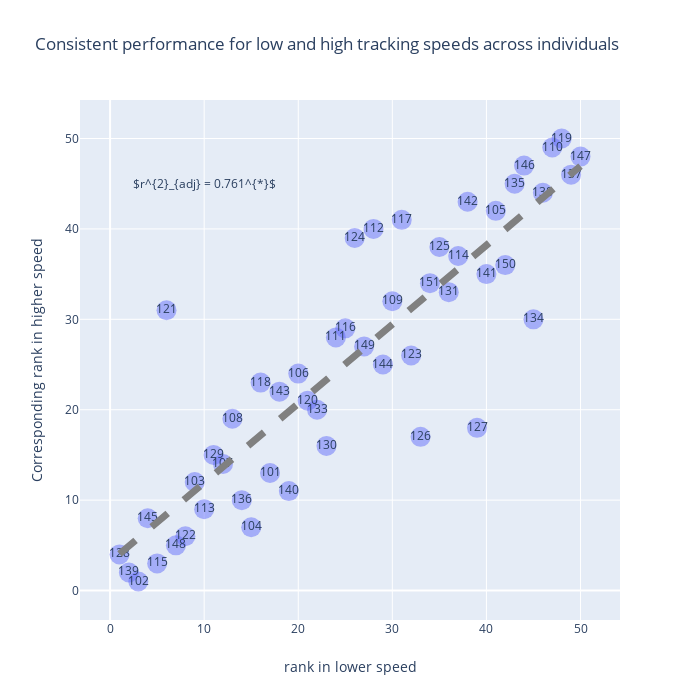

The notebook cell this image was saved under:
### Code cell
odd_set = [5.0, 6.26]
even_set = [1.57,3.13]
sub_id = individual_ranking['subject_Num'].to_numpy()

even_load_data = behavior_data.filter_by(even_set,'speed (deg/sec)')
individual_even_load_data = even_load_data.groupby('subject_Num',operations = {'avg_accuracy':agg.MEAN('accuracy')})
individual_even_load_data = individual_even_load_data.sort('avg_accuracy',ascending=False)
individual_even_load_data['rank_within'] = np.arange(1,len(individual_even_load_data)+1)
individual_even_load_data = individual_even_load_data.sort('subject_Num')

odd_load_data = behavior_data.filter_by(odd_set,'speed (deg/sec)')
individual_odd_load_data = odd_load_data.groupby('subject_Num',operations = {'avg_accuracy':agg.MEAN('accuracy')})
individual_odd_load_data = individual_odd_load_data.sort('avg_accuracy',ascending=False)
individual_odd_load_data['rank_within'] = np.arange(1,len(individual_odd_load_data)+1)
individual_odd_load_data = individual_odd_load_data.sort('subject_Num')

hsb = individual_odd_load_data
hsb['rank_within_even'] = individual_even_load_data['rank_within']
hsb2 = hsb.to_dataframe()

mod = ols("rank_within ~ rank_within_even", data=hsb2)
res = mod.fit()
print(res.rsquared_adj)

sec2_trace = go.Scatter(x = individual_even_load_data['rank_within'].to_numpy(),
                       y = individual_odd_load_data['rank_within'].to_numpy(),
                       mode='markers+text', marker = dict(size = 20, opacity = 0.5),
                       text = individual_even_load_data['subject_Num'].to_numpy(),
                       showlegend=False)

sec2_trace_fit = go.Scatter(x = np.linspace(individual_even_load_data['rank_within'].min(),individual_even_load_data['rank_within'].max(),100),
                   y = np.linspace(individual_even_load_data['rank_within'].min(),individual_even_load_data['rank_within'].max(),100)*res.params[1] + res.params[0],
                    mode='lines',
                  line = dict(width = 7, color='gray', dash = 'dash'),
                    name = '$r^{2}_{partial} = 0.761$',
                   showlegend=False)


layout = go.Layout(title = '',
                  xaxis = dict(title = 'rank in lower speed'),
                  yaxis = dict(title = 'Corresponding rank in higher speed'))

fig = go.Figure(data = [sec2_trace, sec2_trace_fit], layout = layout)
fig['layout']['annotations']= [dict(x=10,y=45,xref='x',yref='y',text='$r^{2}_{adj} = 0.761^{*}$', showarrow=False)]
fig['layout'].update(width = 700, height = 700,title=('Consistent performance for low and high tracking speeds across individuals'))
iplot(fig, filename='split half correlations across target speed')

### Figure 1 — Plotly figure (JSON) as saved in the notebook; plotly's stock layout.template omitted (floating-point values rounded to 4 significant figures)
{"data": [{"marker": {"opacity": 0.5, "size": 20}, "mode": "markers+text", "showlegend": false, "text": [101, 102, 103, 104, 105, 106, 107, 108, 109, 110, 111, 112, 113, 114, 115, 116, 117, 118, 119, 120, 121, 122, 123, 124, 125, 126, 127, 128, 129, 130, 131, 133, 134, 135, 136, 137, 138, 139, 140, 141, 142, 143, 144, 145, 146, 147, 148, 149, 150, 151], "type": "scatter", "x": [17, 3, 9, 15, 41, 20, 12, 13, 30, 47, 24, 28, 10, 37, 5, 25, 31, 16, 48, 21, 6, 8, 32, 26, 35, 33, 39, 1, 11, 23, 36, 22, 45, 43, 14, 49, 46, 2, 19, 40, 38, 18, 29, 4, 44, 50, 7, 27, 42, 34], "y": [13, 1, 12, 7, 42, 24, 14, 19, 32, 49, 28, 40, 9, 37, 3, 29, 41, 23, 50, 21, 31, 6, 26, 39, 38, 17, 18, 4, 15, 16, 33, 20, 30, 45, 10, 46, 44, 2, 11, 35, 43, 22, 25, 8, 47, 48, 5, 27, 36, 34]}, {"line": {"color": "gray", "dash": "dash", "width": 7}, "mode": "lines", "name": "$r^{2}_{partial} = 0.761$", "showlegend": false, "type": "scatter", "x": [1, 1.495, 1.99, 2.485, 2.98, 3.475, 3.97, 4.465, 4.96, 5.455, 5.949, 6.444, 6.939, 7.434, 7.929, 8.424, 8.919, 9.414, 9.909, 10.4, 10.9, 11.39, 11.89, 12.38, 12.88, 13.37, 13.87, 14.36, 14.86, 15.35, 15.85, 16.34, 16.84, 17.33, 17.83, 18.32, 18.82, 19.31, 19.81, 20.3, 20.8, 21.29, 21.79, 22.28, 22.78, 23.27, 23.77, 24.26, 24.76, 25.25, 25.75, 26.24, 26.74, 27.23, 27.73, 28.22, 28.72, 29.21, 29.71, 30.2, 30.7, 31.19, 31.69, 32.18, 32.68, 33.17, 33.67, 34.16, 34.66, 35.15, 35.65, 36.14, 36.64, 37.13, 37.63, 38.12, 38.62, 39.11, 39.61, 40.1, 40.6, 41.09, 41.59, 42.08, 42.58, 43.07, 43.57, 44.06, 44.56, 45.05, 45.55, 46.04, 46.54, 47.03, 47.53, 48.02, 48.52, 49.01, 49.51, 50], "y": [4.049, 4.483, 4.916, 5.349, 5.783, 6.216, 6.649, 7.083, 7.516, 7.95, 8.383, 8.816, 9.25, 9.683, 10.12, 10.55, 10.98, 11.42, 11.85, 12.28, 12.72, 13.15, 13.58, 14.02, 14.45, 14.88, 15.32, 15.75, 16.18, 16.62, 17.05, 17.48, 17.92, 18.35, 18.78, 19.22, 19.65, 20.08, 20.52, 20.95, 21.38, 21.82, 22.25, 22.68, 23.12, 23.55, 23.98, 24.42, 24.85, 25.28, 25.72, 26.15, 26.58, 27.02, 27.45, 27.88, 28.32, 28.75, 29.18, 29.62, 30.05, 30.48, 30.92, 31.35, 31.78, 32.22, 32.65, 33.08, 33.52, 33.95, 34.38, 34.82, 35.25, 35.68, 36.12, 36.55, 36.98, 37.42, 37.85, 38.28, 38.72, 39.15, 39.58, 40.02, 40.45, 40.88, 41.32, 41.75, 42.18, 42.62, 43.05, 43.48, 43.92, 44.35, 44.78, 45.22, 45.65, 46.08, 46.52, 46.95]}], "layout": {"annotations": [{"showarrow": false, "text": "$r^{2}_{adj} = 0.761^{*}$", "x": 10, "xref": "x", "y": 45, "yref": "y"}], "height": 700, "title": {"text": "Consistent performance for low and high tracking speeds across individuals"}, "width": 700, "xaxis": {"title": {"text": "rank in lower speed"}}, "yaxis": {"title": {"text": "Corresponding rank in higher speed"}}}}
